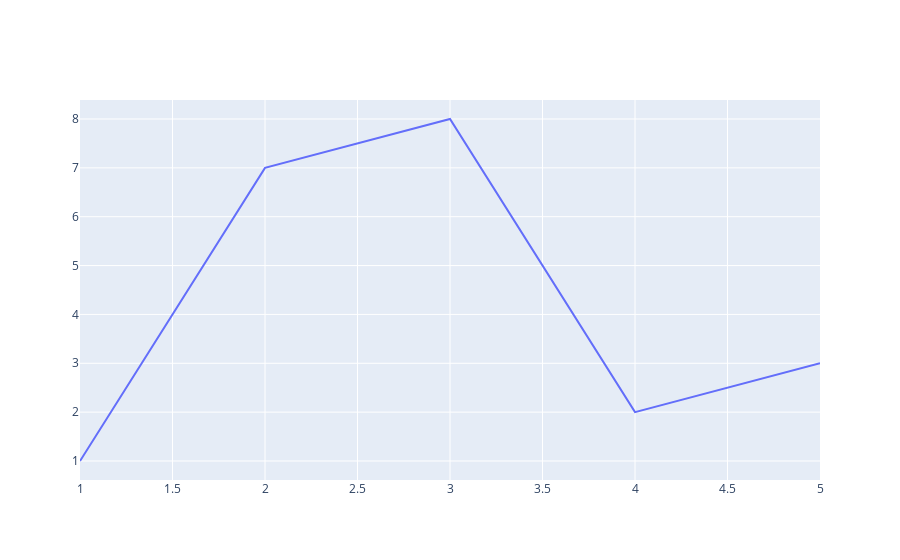

The cell this chart's notebook holds for it:
### Code cell
fig = go.Figure()
fig.add_trace(go.Scatter(x=[1,2,3,4,5],y=[1,7,8,2,3],mode='lines'))

### Figure 1 — Plotly figure (JSON) as saved in the notebook; plotly's stock layout.template omitted (floating-point values rounded to 4 significant figures)
{"data": [{"mode": "lines", "type": "scatter", "x": [1, 2, 3, 4, 5], "y": [1, 7, 8, 2, 3]}], "layout": {}}
